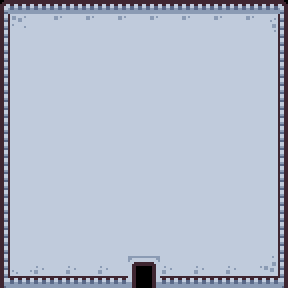

Tiled map render using the project's own tile images. Description and the whole map definition, tile-layer contents included, below:
An orthogonal 9x9 tile map with 32x32 px tiles, 1 tile layer (level).

<map version="1.10" tiledversion="1.11.2" orientation="orthogonal" renderorder="right-down" compressionlevel="0" width="9" height="9" tilewidth="32" tileheight="32" infinite="0" nextlayerid="4" nextobjectid="1">
 <editorsettings>
  <export target="indoor.json" format="json" />
 </editorsettings>
 <tileset firstgid="1" name="tiles" tilewidth="32" tileheight="32" tilecount="132" columns="12">
  <image source="tiles.png" width="384" height="352" />
 </tileset>
 <layer id="2" name="level" width="9" height="9">
  <data encoding="csv">
97,98,98,98,98,98,98,98,99,
109,110,110,110,110,110,110,110,111,
109,110,110,110,110,110,110,110,111,
109,110,110,110,110,110,110,110,111,
109,110,110,110,110,110,110,110,111,
109,110,110,110,110,110,110,110,111,
109,110,110,110,110,110,110,110,111,
109,110,110,110,110,110,110,110,111,
121,122,122,122,79,122,122,122,123
</data>
 </layer>
</map>
